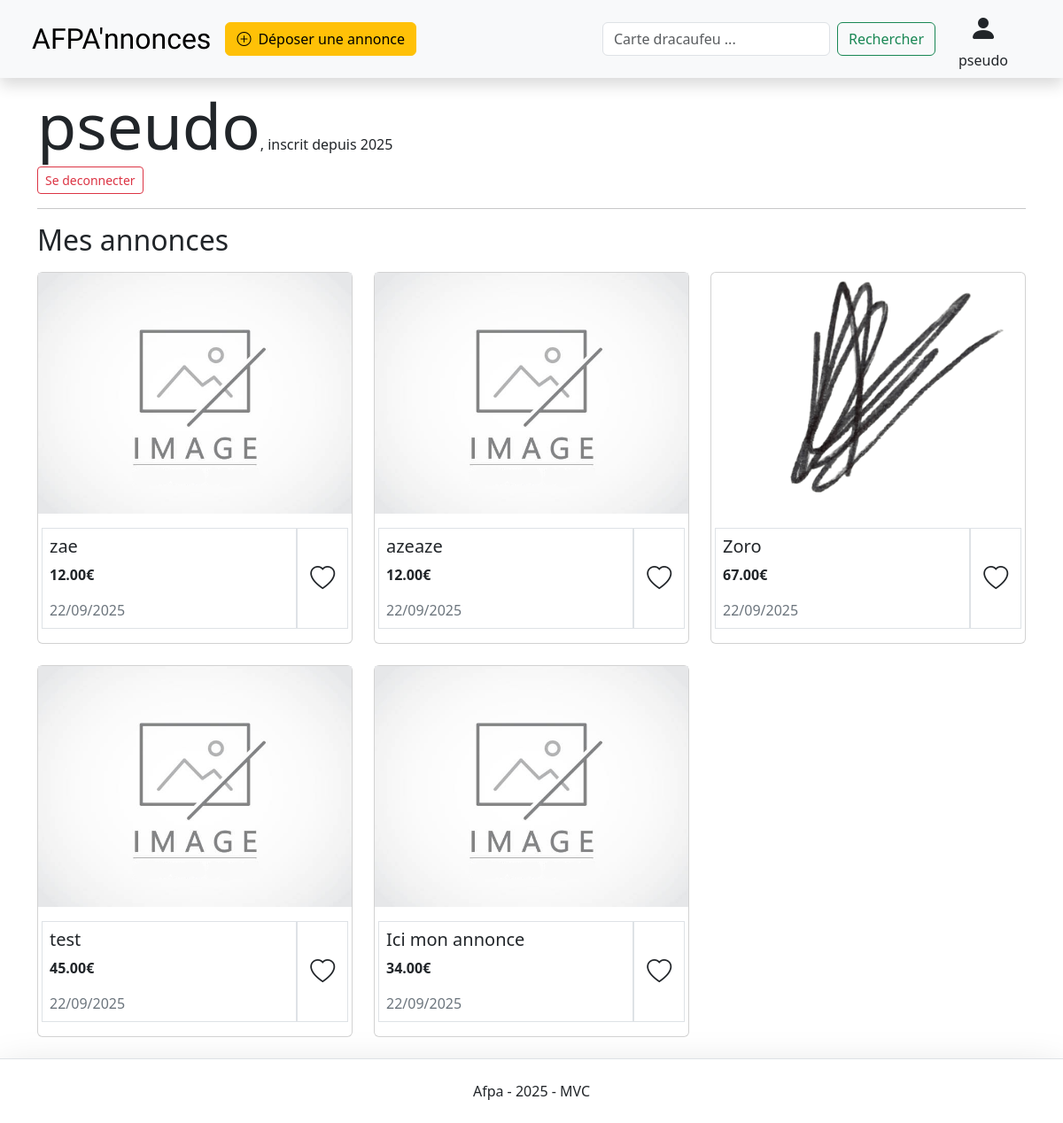
Screenshot of /index.php?url=profil (signed in) with the database file from the repository.
### tables this page shows
CREATE TABLE `annonces` (
  `a_id` int NOT NULL,
  `a_title` varchar(255) NOT NULL,
  `a_description` text NOT NULL,
  `a_price` decimal(10,2) NOT NULL,
  `a_picture` varchar(255) DEFAULT NULL,
  `a_publication` timestamp NOT NULL DEFAULT CURRENT_TIMESTAMP,
  `u_id` int NOT NULL
);

### src/Controllers/UserController.php (called while the page is built, shortened)
<?php
class UserController
{
    public function profil(): void
    {
        $objetAnnonce = new Annonce();
        $userAnnonces = $objetAnnonce->findByUser($_SESSION["user"]["id"]);
        require_once __DIR__ . "/../Views/profil.php";
    }
}

### public/index.php (called while the page is built, shortened)
<?php
require_once __DIR__ . "/routeur.php";

### src/Models/Annonce.php (called while the page is built, shortened)
<?php
class Annonce
{
    public function findByUser($userId): array|false
    {
        try {
            $pdo = Database::createInstancePDO();
            $sql = 'SELECT * FROM `annonces` WHERE `u_id` = :userId ORDER BY `a_publication` DESC';
            $stmt = $pdo->prepare($sql);
            $stmt->bindValue(':userId', $userId, PDO::PARAM_INT);
            if ($stmt->execute()) {
                $annonces = $stmt->fetchAll(PDO::FETCH_ASSOC);
                return $annonces;
            } else {
                return false;
            }
        } catch (PDOException $e) {
            return false;
        }
    }
}

### src/Views/profil.php (the view, shortened to what this page needs)
<!DOCTYPE html>
<html lang="fr">
<head>
    <link href="https://cdn.jsdelivr.net/npm/bootstrap@5.3.8/dist/css/bootstrap.min.css" rel="stylesheet">
    <link rel="stylesheet" href="../assets/css/style.css">
    <link rel="stylesheet" href="https://cdn.jsdelivr.net/npm/bootstrap-icons@1.13.1/font/bootstrap-icons.min.css">
</head>
<body class="d-flex flex-column vh-100">
    <?php include_once __DIR__ . "/templates/navbar.php" ?>
    <main class="container flex-grow-1">
        <p class="display-2 mb-1"><?= $_SESSION["user"]["username"] ?><span class="fs-6">, inscrit depuis <?= (new DateTime($_SESSION["user"]["inscription"]))->format('Y') ?></span></p>
        <a href="index.php?url=logout" class="btn btn-outline-danger btn-sm">Se deconnecter</a>
        <hr>
        <h2>Mes annonces</h2>
        <div class="row mt-3">
            <?php
            if (empty($userAnnonces)) {
                echo "<p>Vous n'avez pas encore d'annonces.</p>";
            } else {
                foreach ($userAnnonces as $annonce) {
            ?>
                    <div class="col-md-4 mb-4">
                        <a href="index.php?url=details/<?= $annonce['a_id'] ?>" class="text-decoration-none">
                            <div class="card h-100">
                                <img src="/uploads/<?= $annonce["a_picture"] ?? 'no_picture.png' ?>" class="img-annonce" alt="Image de l'annonce">
                                <div class="card-body row">
                                    <div class="border p-2 col-10">
                                        <p class="h5 card-title text-truncate"><?= $annonce['a_title'] ?></p>
                                        <p class="card-text fw-bold"><?= $annonce['a_price'] . '€' ?></p>
                                        <p class="m-0 text-secondary"><?= (new DateTime($annonce['a_publication']))->format('d/m/Y') ?></p>
                                    </div>
                                    <div class="border col-2 d-flex flex-column align-items-center justify-content-center p-2">
                                        <i class="bi bi-heart fs-3"></i>
                                    </div>
                                </div>
                            </div>
                        </a>
                    </div>
            <?php
                }
            }
            ?>
        </div>
    </main>
    <?php include_once __DIR__ . "/templates/footer.php" ?>
</body>
</html>

### public/assets/css/style.css (style rules this page uses)
main { margin-top: 6rem; }
.img-annonce { width: auto; height: 17rem; object-fit: cover; object-position: center; }

### rows the page displays
annonces: a_title "zae", a_price "12.00", a_publication "22/09/2025"
annonces: a_title "azeaze", a_price "12.00", a_publication "22/09/2025"
annonces: a_picture (picture), a_title "Zoro", a_price "67.00", a_publication "22/09/2025"
annonces: a_title "test", a_price "45.00", a_publication "22/09/2025"
annonces: a_title "Ici mon annonce", a_price "34.00", a_publication "22/09/2025"

### other values shown
$_SESSION["user"]["username"] "pseudo"
